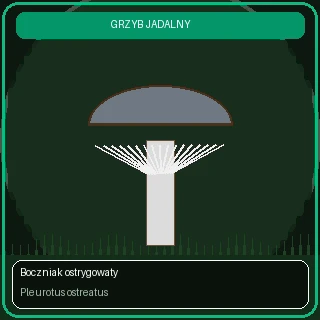
#> input picture grzybmap_app/assets/mushrooms/boczniak_ostrygowaty.webp, 320 x 320 px
$ python -i download_mushroom_photos.py   (imports and definitions only)
#> lines starting #> are read from the running program, lines starting #| are printed output that depends on the picture
import os
import json
import ssl
import time
import io
import urllib.request
import urllib.parse
from PIL import Image

ctx = ssl._create_unverified_context()
headers = {
    'User-Agent': 'GrzybMapMobile/1.0 (https://github.com/BacharaOleh/GrzybMap; contact: 83633550+BacharaOleh@users.noreply.github.com)'
}

SPECIES = [
    ('borowik_szlachetny', ['Borowik_szlachetny', 'Boletus_edulis']),
    ('borowik_sosnowy', ['Borowik_sosnowy', 'Boletus_pinophilus']),
    ('podgrzybek_brunatny', ['Podgrzybek_brunatny', 'Imleria_badia', 'Boletus_badius']),
    ('podgrzybek_zajaczek', ['Podgrzybek_zajączek', 'Xerocomellus_chrysenteron', 'Boletus_chrysenteron']),
    ('pieprznik_jadalny', ['Pieprznik_jadalny', 'Cantharellus_cibarius']),
    ('maslak_zwyczajny', ['Maślak_zwyczajny', 'Suillus_luteus']),
    ('maslak_ziarnisty', ['Maślak_ziarnisty', 'Suillus_granulatus']),
    ('mleczaj_rydz', ['Mleczaj_rydz', 'Lactarius_deliciosus']),
    ('mleczaj_jodlowy', ['Mleczaj_jodłowy', 'Lactarius_salmonicolor']),
    ('kozlarz_babka', ['Koźlarz_babka', 'Leccinum_scabrum']),
    ('kozlarz_czerwony', ['Koźlarz_czerwony', 'Leccinum_aurantiacum']),
    ('kozlarz_grabowy', ['Koźlarz_grabowy', 'Leccinum_pseudoscabrum', 'Leccinum_carpini']),
    ('czubajka_kania', ['Czubajka_kania', 'Macrolepiota_procera']),
    ('opienka_miodowa', ['Opieńka_miodowa', 'Armillaria_mellea']),
    ('gaska_zielona', ['Gąska_zielona', 'Tricholoma_equestre']),
    ('gasowka_fioletowawa', ['Gąsówka_fioletowawa', 'Lepista_nuda', 'Collybia_nuda']),
    ('boczniak_ostrygowaty', ['Boczniak_ostrygowaty', 'Pleurotus_ostreatus']),
    ('plomiennica_zimowa', ['Płomiennica_zimowa', 'Flammulina_velutipes']),
    ('goryczak_zolciowy', ['Goryczak_żółciowy', 'Tylopilus_felleus']),
    ('lisieczka_pomaranczowa', ['Lisieczka_pomarańczowa', 'Hygrophoropsis_aurantiaca']),
    ('mleczaj_welnianka', ['Mleczaj_wełnianka', 'Lactarius_torminosus']),
    ('muchomor_sromotnikowy', ['Muchomor_sromotnikowy', 'Muchomor_zielonawy', 'Amanita_phalloides']),
    ('maslanka_wiazkowa', ['Maślanka_wiązkowa', 'Hypholoma_fasciculare']),
]

OUT_DIR = os.path.join('grzybmap_app', 'assets', 'mushrooms')
BUILD_DIR = os.path.join('grzybmap_app', 'build', 'web', 'assets', 'mushrooms')

# [2 lines not run here, left out]

def fetch_image_url(query):
    for lang in ['pl', 'en']:
        url = f'https://{lang}.wikipedia.org/api/rest_v1/page/summary/{urllib.parse.quote(query)}'
        req = urllib.request.Request(url, headers=headers)
        try:
            with urllib.request.urlopen(req, context=ctx) as r:
                data = json.loads(r.read().decode('utf-8'))
                img_url = data.get('originalimage', {}).get('source') or data.get('thumbnail', {}).get('source')
                if img_url:
                    return img_url, lang
        except Exception:
            pass
        time.sleep(0.3)
    return None, None

def process_and_save(img_url, out_path, target_size=(640, 480)):
    req = urllib.request.Request(img_url, headers=headers)
    with urllib.request.urlopen(req, context=ctx) as r:
        raw_bytes = r.read()

    im = Image.open(io.BytesIO(raw_bytes)).convert('RGB')

    tw, th = target_size
    target_ratio = tw / th
    w, h = im.size
    img_ratio = w / h

    if img_ratio > target_ratio:
        new_w = int(h * target_ratio)
        left = (w - new_w) // 2
        im = im.crop((left, 0, left + new_w, h))
    else:
        new_h = int(w / target_ratio)
        top = int((h - new_h) * 0.35)
        top = max(0, min(top, h - new_h))
        im = im.crop((0, top, w, top + new_h))

    im = im.resize(target_size, Image.Resampling.LANCZOS)
    im.save(out_path, 'WEBP', quality=85, method=6)
    return os.path.getsize(out_path)

# [1 line not run here, left out]
success_count = 0

# [32 lines not run here, left out]

>>> import cv2
>>> picture = cv2.imread('grzybmap_app/assets/mushrooms/boczniak_ostrygowaty.webp', cv2.IMREAD_GRAYSCALE)
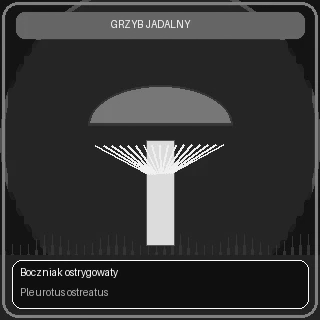
#> picture: shape (320, 320); min 10, max 254, mean 54.1
>>> result = process_and_save(picture, 'out.png')
#> (the run stopped early here; a loop or call above may not have finished)

$ run again, on grzybmap_app/assets/mushrooms/goryczak_zolciowy.webp
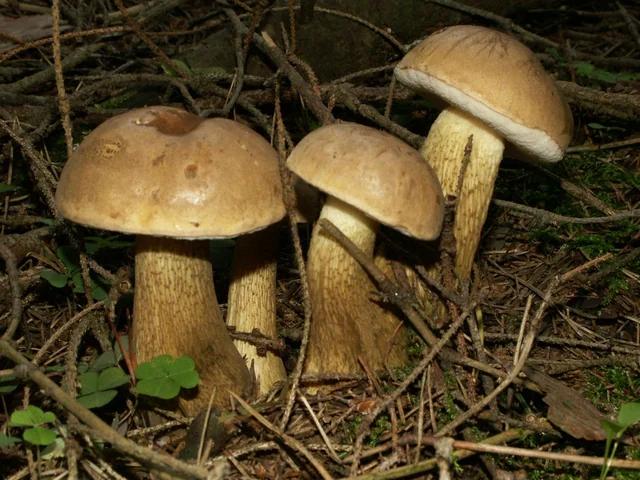
#> input picture grzybmap_app/assets/mushrooms/goryczak_zolciowy.webp, 640 x 480 px
#> `picture = cv2.imread('grzybmap_app/assets/mushrooms/boczniak_ostrygowa..`:
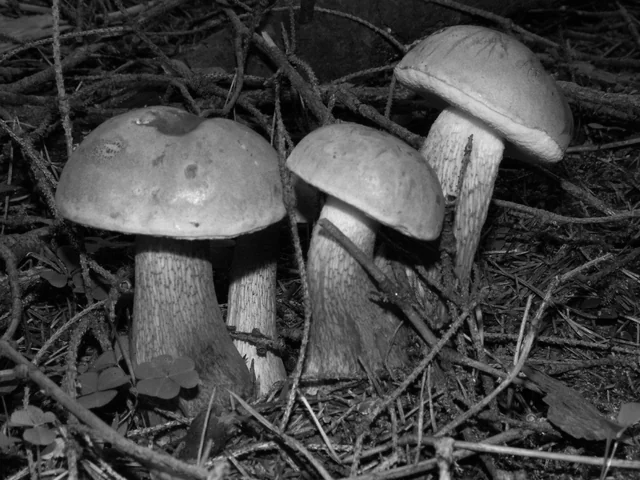
#> picture: shape (480, 640); min 0, max 245, mean 69
